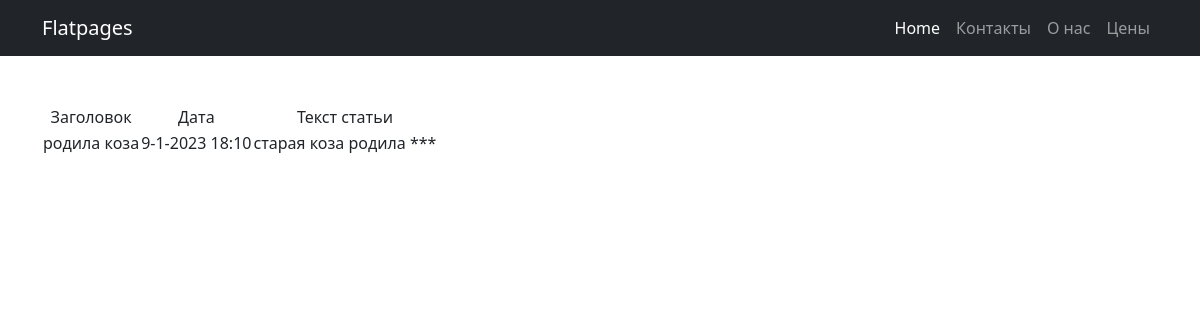
Screenshot of /news/1 with the database file from the repository.
### simpleapp/models.py (models this page shows, shortened)
class News(models.Model):
    header = models.CharField(
        max_length=50,
        unique=True,
    )
    creationTime = models.DateTimeField(auto_now_add=True)
    description = models.TextField()

### simpleapp/views.py (the view)
# urls.py: path('<int:pk>', NewsDetail.as_view()),
class NewsDetail(DetailView):
    model = News  # указываем модель, объекты которой мы будем выводить
    template_name = 'news.html'  # указываем имя шаблона, в котором будет лежать HTML, в нём будут все инструкции о том, как именно пользователю должны вывестись наши объекты
    context_object_name = 'news'

### simpleapp/templatetags/custom_filters.py (called while the page is built)
@register.filter(name='censor') # регистрируем наш фильтр под именем multiply, чтоб django понимал, что это именно фильтр, а не простая функция
def cut(value):
    Banned_List = ["идиот", "урод", "блядь", "хуй", "мудак"]
    new_sentence = ""
    for word in value.lower().split():
        if word in Banned_List:
            new_sentence += '*** '
        else:
            new_sentence += word + ' '
    return new_sentence

### templates/news.html (shortened to what this page needs)
{% extends 'flatpages/default.html' %}
{% load custom_filters %}
{% block content %}
    {% if news %}
        <table>
            <tr>
                <td>
                    Заголовок
                </td>
                <td>
                    Дата
                </td>
                <td>
                    Текст статьи
                </td>
            </tr>
            <tr>
                <td>
                    {{ news.header|censor}}
                </td>
                <td>
		   {{ news.creationTime.day}}-{{ news.creationTime.month}}-{{news.creationTime.year}} {{ news.creationTime.hour}}:{{ news.creationTime.minute}}
                </td>
                <td>
                    {{ news.description|censor}}
                </td>
            </tr>
        </table>
    {% else %}
        <h2>Новостей нет!</h2>
    {% endif %}
{% endblock content %}

### rows the page displays
News: header|censor "родила коза", creationTime.day "9", creationTime.month "1", creationTime.year "2023", creationTime.hour "18", creationTime.minute "10", description|censor "старая коза родила ***"
